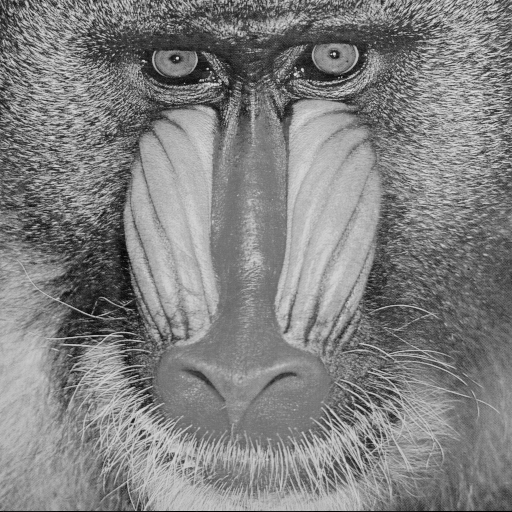
#> input picture images/baboon_monocromatica.png, 512 x 512 px
$ python freq_filter.py
#> lines starting #> are read from the running program, lines starting #| are printed output that depends on the picture
import os
import numpy as np
from numpy.fft import fft2, fftshift, ifft2, ifftshift
from skimage import io, img_as_ubyte

def get_fourier_spectra(image, log = True, shift = True):

    # Aplica a FFT2D
    fft2_transform = fft2(image)

    if shift:
        # Faz o shift para F(0,0) ficar no centro
        fft2_transform = fftshift(fft2_transform)

    # Calcula magnitude e fase
    magnitude = np.abs(fft2_transform)
    phase = np.angle(fft2_transform)

    if log:
        # Aplica o log para possibilitar a visualização
        magnitude = np.log(1 + magnitude)

    return fft2_transform, magnitude, phase,


def reverse_fft(spec):
    """FFT 2-D reversa da centralização (retorna parte real)."""
    return np.real(ifft2(ifftshift(spec)))


def apply_mask(image, mask):
    f_transformed, _, _ = get_fourier_spectra(image, log=False)
    # Aplica a máscara (multiplicação ponto a ponto)
    f_filtered = f_transformed * mask
    # Faz a IFFT e retorna a imagem
    img_filtered = reverse_fft(f_filtered)
    return img_filtered


def create_mask(shape, type_filter, d0, d1=None):
    """Cria mascara para filtrar no domínio da frequencia"""
    height, width = shape
    u = np.arange(height)
    v = np.arange(width)
    # centraliza as menores frequencias
    u = u - height // 2
    v = v - width // 2
    # transforma os vetores 1D em v
    u_2d, v_2d = np.meshgrid(v, u)
    D = np.sqrt(u_2d ** 2 + v_2d ** 2)

    # Cria as mascaras ideais e as mascaras gaussianas
    if type_filter == 'low':
        ideal_mask = D <= d0
        gaussian_mask = np.exp(-(D ** 2) / (2 * (d0 ** 2)))
    elif type_filter == 'high':
        ideal_mask = D >= d0
        gaussian_mask = 1 - np.exp(-(D ** 2) / (2 * (d0 ** 2)))
    elif type_filter == 'bandpass':
        ideal_mask = (D >= d0) & (D <= d1)
        gaussian_mask = np.exp(-(D ** 2) / (2 * (d1 ** 2))) - np.exp(-(D ** 2) / (2 * (d0 ** 2)))
    elif type_filter == 'bandreject':
        ideal_mask = (D <= d0) | (D >= d1)
        gaussian_mask = 1 - (np.exp(-(D ** 2) / (2 * (d1 ** 2))) - np.exp(-(D ** 2) / (2 * (d0 ** 2))))
    else:
        raise ValueError("Tipo de filtro inválido")

    return ideal_mask.astype(float), gaussian_mask


if __name__ == '__main__':
    output_dir = './output_t2'
    baboon_mono = io.imread('./images/baboon_monocromatica.png')
#> baboon_mono is the input picture: shape (512, 512); min 0, max 230, mean 129.1

    # Parametros dos filtros
    d0 = 40
    d1 = 80

    masks_ideal = {}
    masks_gaussian = {}
    # Cria dicionários para armazenar as máscaras ideias e as máscaras gaussianas
    for mask_type in ['low', 'high', 'bandpass', 'bandreject']:
        ideal_mask, gaussian_mask = create_mask(baboon_mono.shape, mask_type, d0, d1)

        if mask_type == 'low':
            name = 'Passa-Baixa'
        elif mask_type == 'high':
            name = 'Passa-Alta'
        elif mask_type == 'bandpass':
            name = 'Passa-Faixa'
        elif mask_type == 'bandreject':
            name = 'Rejeita-Faixa'

        masks_ideal[name] = ideal_mask
        masks_gaussian[name] = gaussian_mask


    # Aplica cada filtro e salva o resultado
    for name in masks_ideal.keys():
        img_filtered_ideal = apply_mask(baboon_mono, masks_ideal[name])
        img_filtered_gaussian = apply_mask(baboon_mono, masks_gaussian[name])
        # normaliza a imagem
        img_filtered_ideal = img_filtered_ideal / 255
        img_filtered_gaussian = img_filtered_gaussian / 255

        _, mi, _ = get_fourier_spectra(img_filtered_ideal)
        _, mg, _ = get_fourier_spectra(img_filtered_gaussian)
        # Normaliza os espectros
        mi = mi - mi.min()
        mi = mi / mi.max()
        mg = mg - mg.min()
        mg = mg / mg.max()

        save_path_ideal = os.path.join(output_dir, f'ideal_{name.replace(" ", "_").lower()}.png')
        save_path_ideal_core = os.path.join(output_dir, f'ideal_core_{name.replace(" ", "_").lower()}.png')
        save_path_gaussian = os.path.join(output_dir, f'gaussian_{name.replace(" ", "_").lower()}.png')
        save_path_gaussian_core = os.path.join(output_dir, f'gaussian_core_{name.replace(" ", "_").lower()}.png')

        io.imsave(save_path_ideal, img_as_ubyte(img_filtered_ideal))
        io.imsave(save_path_ideal_core, img_as_ubyte(mi))
        io.imsave(save_path_gaussian, img_as_ubyte(img_filtered_gaussian))
        io.imsave(save_path_gaussian_core, img_as_ubyte(mg))

        # fourier da original
        _, mag_spec, _ = get_fourier_spectra(baboon_mono)
        mag_spec = mag_spec - mag_spec.min()
        mag_spec = mag_spec / mag_spec.max()
        io.imsave(f'{output_dir}/original_spec.png', img_as_ubyte(mg))
#> this loop made 4 passes
#> pass 1, in get_fourier_spectra, `phase = np.angle(fft2_transform)`:
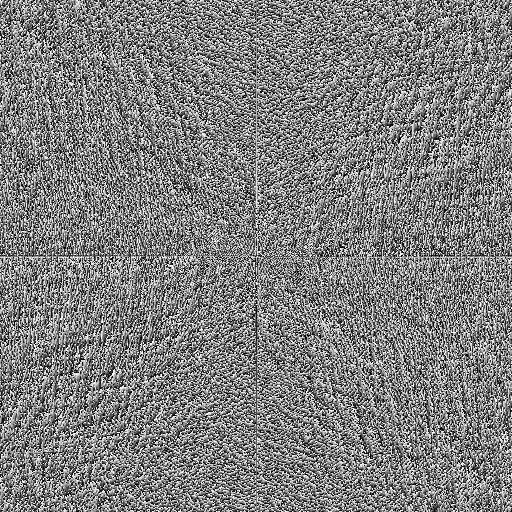
#> phase: shape (512, 512) float64; min -3.14, max 3.14, mean 1.2e-05; drawn with min black and max white
#> pass 1, in apply_mask, `img_filtered = reverse_fft(f_filtered)`:
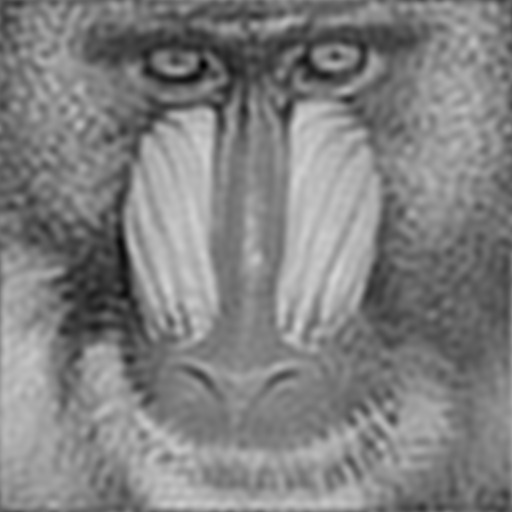
#> img_filtered: shape (512, 512) float64; min 0.844, max 213, mean 129.1
#> after the loop:
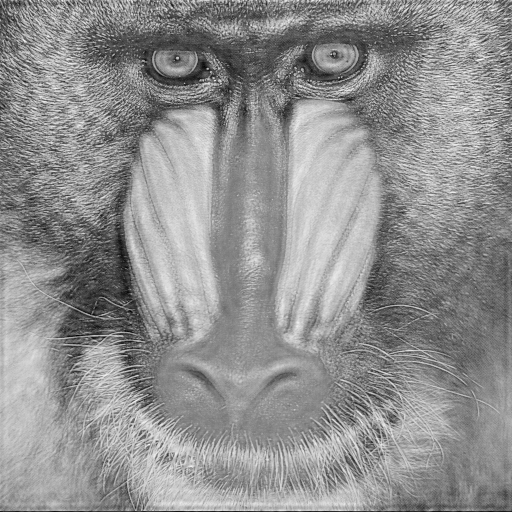
#> img_filtered_ideal: shape (512, 512) float64; min -0.066, max 0.945, mean 0.506; drawn with min black and max white
#> after the loop:
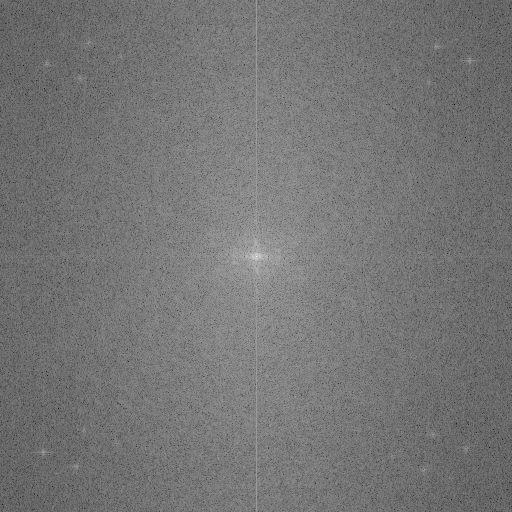
#> mag_spec: shape (512, 512) float64; min 0, max 1, mean 0.461
#> after the loop:
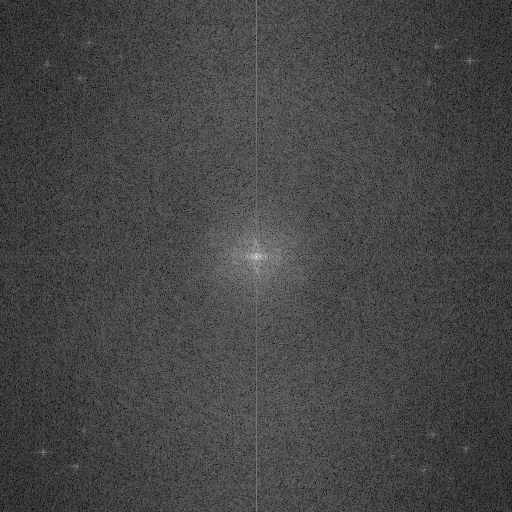
#> mg: shape (512, 512) float64; min 0, max 1, mean 0.273
#> after the loop:
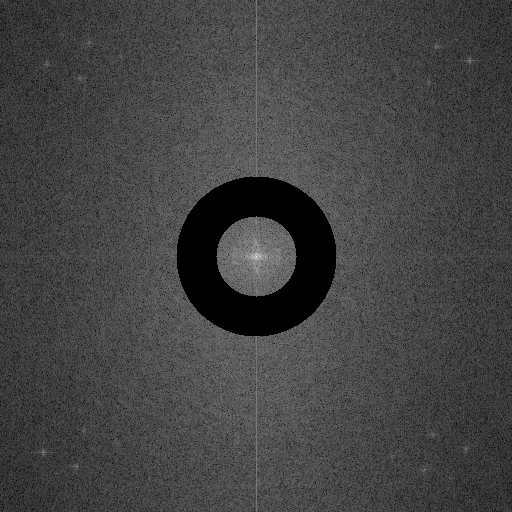
#> mi: shape (512, 512) float64; min 0, max 1, mean 0.264
